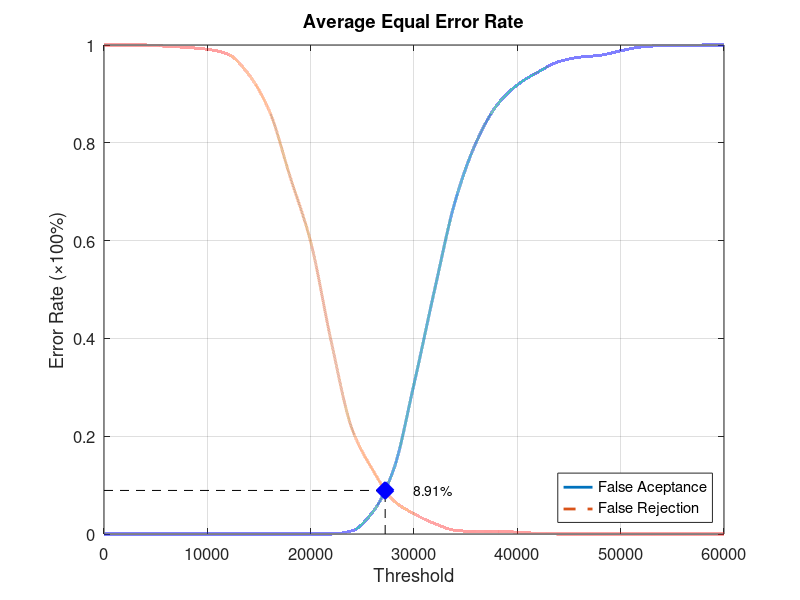
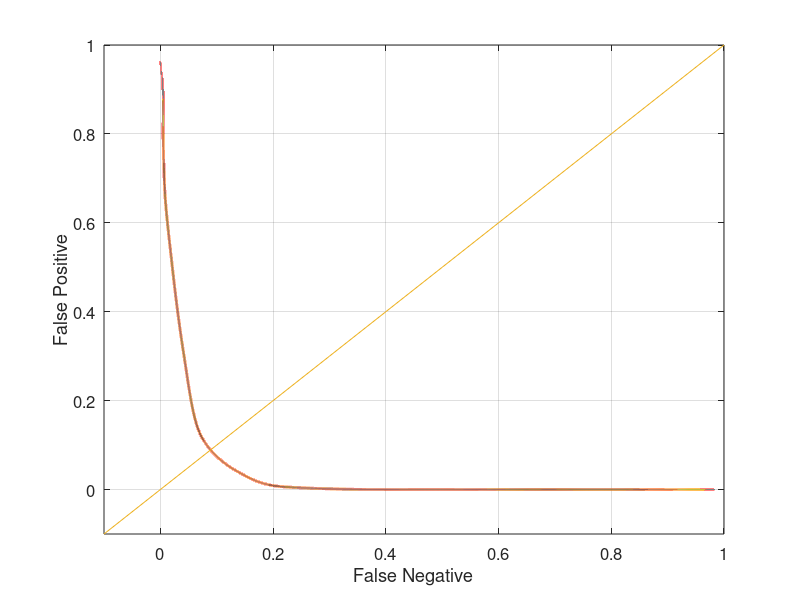

MATLAB code to generate these figures, in order:
function yEER = Experiment4Average
close all;
clear;
clc;
x = 0:2000:60000;
xq = 0:0.5:60000;

y0 = [0 0 0 0 0 0 0 0 0 0 0 0 0.00657895 0.0447368 0.130263 0.306579 0.5 0.681579 0.8 0.876316 0.918421 0.944737 0.965789 0.975 0.978947 0.988158 0.996053 0.998684 0.998684 1 1];
yy0 = interp1(x, y0, xq, 'pchip');
y1 = [1 1 1 0.9975 0.995 0.99125 0.98125 0.94 0.865 0.73125 0.5975 0.3925 0.215 0.13125 0.06875 0.04125 0.02125 0.0075 0.005 0.005 0.00375 0.00125 0 0 0 0 0 0 0 0 0];
yy1 = interp1(x, y1, xq, 'pchip');

% Calculating EER: 
y2 = abs(y0 - y1);
find(y2 == min(y2))
yy2 = abs(yy0 - yy1);
xEER = find(yy2 == min(yy2));
xEERIndex = xq(xEER) % X-axis EER
yEER = yy0(xEER) % Y-axis EER

main = figure
plot(xq, yy0,'-','LineWidth', 2);	hold on
plot(xq, yy1,'--','LineWidth', 2);	hold on
plot([xEERIndex xEERIndex], [0 yEER], 'k--');	hold on
plot([0 xEERIndex], [yEER yEER], 'k--');	hold on
plot(xEERIndex, yEER, 'bx', 'LineWidth', 10);	hold on
text(xEERIndex + 10 * xEERIndex / 100, yEER, [num2str(round((10000 * yEER)) / 100) '%'])
legend('False Aceptance', 'False Rejection', 'Location', 'SouthEast')
xlabel('Threshold')
ylabel('Error Rate (\times100%)')
title('Average Equal Error Rate')
set(gca, 'FontSize', 12)
axis([0 60000 0 1])
grid on

print(main, 'Experiment4AverageMain', '-dpng');
FNRxFPR = figure('Color', [1 1 1]);
plot(yy1, yy0, '-', yy1, yy0, 'LineWidth', 2);
hold on
y = -0.1:0.1:1
plot(y, y); 
set(gca, 'FontSize', 12)
xlabel('False Negative')
ylabel('False Positive')
axis([-0.1 1 -0.1 1])
set(gca, 'FontSize', 12)
grid on

print(FNRxFPR, 'Experiment4AverageFNRxFPR','-dpng');
end
